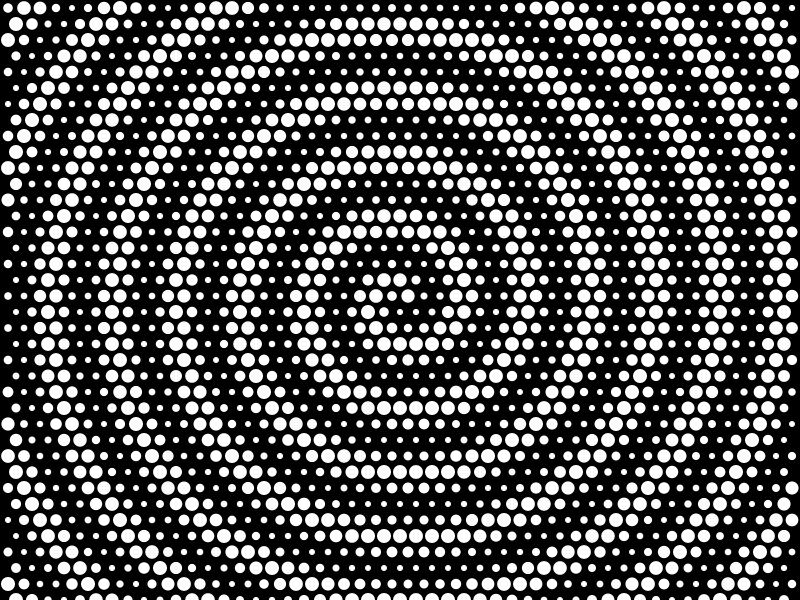
Frame 1 (no input)
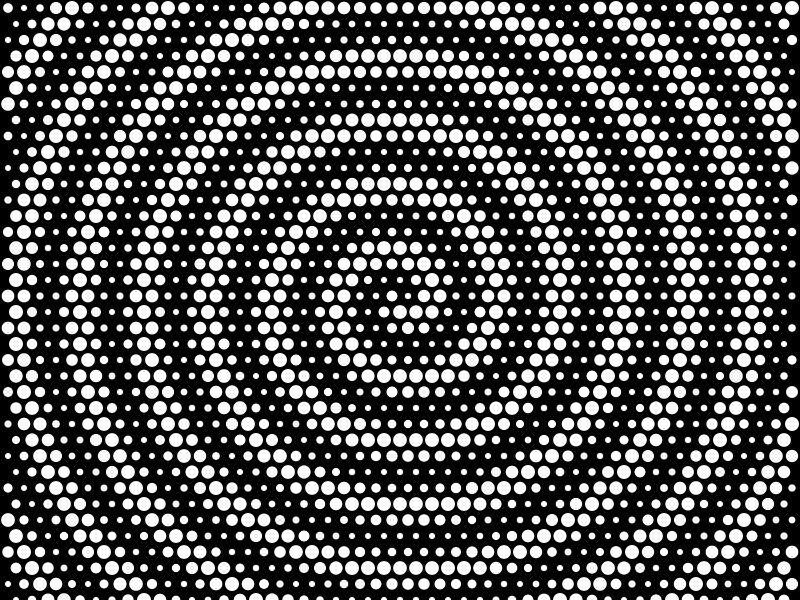
Frame 60 (the mouse pressed at the canvas centre just before this capture)
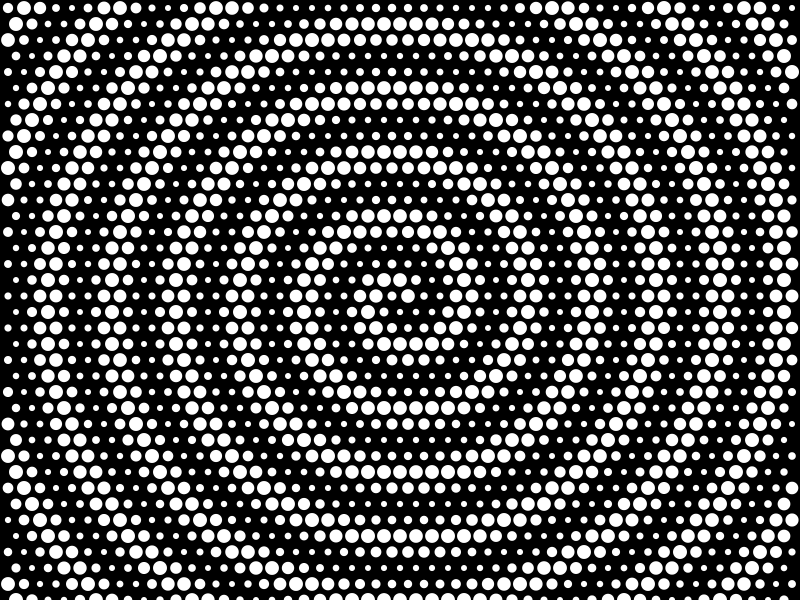
Frame 120 (the mouse held since frame 60 and released just before this capture)

The Processing sketch that drew these frames (run headless with seeded random() and noise(); from frame 60 on, the mouse is pressed at the canvas centre):

// Processing sketch: exmplCrazyLike
// ── exmplCrazyLike.pde
float spacing = 16;
float meanDiam = 8;
void setup(){
  size(800,600);
  ellipseMode(CENTER);
  noStroke();
  fill(255);
  mouseX = width/2;
  mouseY = height/2;
}
void draw(){
  background(0);
  int flipFlop = 2;
  for(float y=spacing/2;y<width;y+=spacing){
    flipFlop = (flipFlop+1)%2;
    for(float x=spacing*(1-flipFlop*0.5);x<width;x+=spacing){
      float dx = x-mouseX;
      float dy = y-mouseY;
      float radius = mag(dy,dx);
      float angle = atan2(dy,dx)+frameCount*TWO_PI/40;
      float variation = meanDiam/2*cos(radius*TWO_PI/spacing/4+angle);
      float varried = meanDiam*1.25+variation;
      ellipse(x,y,varried,varried);
    }
  }
}
